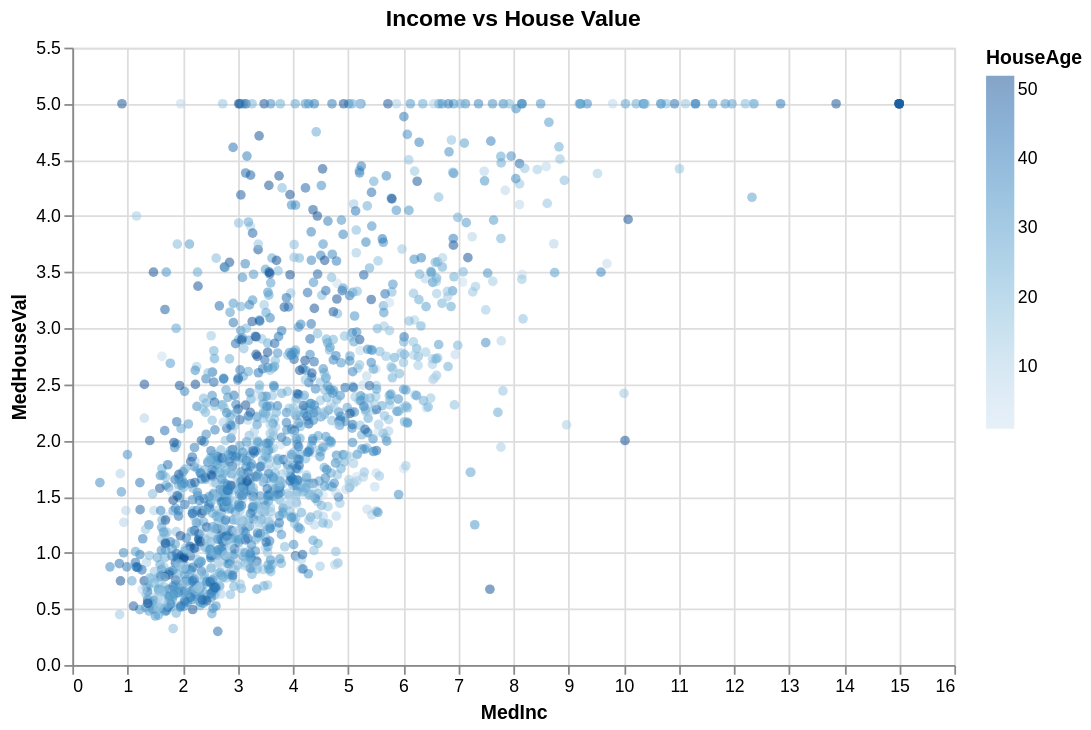

Notebook cell for this chart:
### Markdown cell above
## Altair

### Code cell
alt_df = df.sample(1500, random_state=42)

chart = alt.Chart(alt_df).mark_circle(opacity=0.5).encode(
		x="MedInc",
		y="MedHouseVal",
		color="HouseAge",
		tooltip=["MedInc", "MedHouseVal", "HouseAge", "AveRooms"]
).properties(
		title="Income vs House Value",
		width=500,
		height=350
).interactive()

chart

### Figure 1 — Vega-Lite specification as saved in the notebook (floating-point values rounded to 4 significant figures; data arrays with more than 128 entries replaced by an {"elided": "..."} marker saying what was removed)
{"config": {"view": {"continuousWidth": 300, "continuousHeight": 300}}, "data": {"name": "data-073d49b4edee5e9fdcdfa8602eef21e0"}, "mark": {"type": "circle", "opacity": 0.5}, "encoding": {"color": {"field": "HouseAge", "type": "quantitative"}, "tooltip": [{"field": "MedInc", "type": "quantitative"}, {"field": "MedHouseVal", "type": "quantitative"}, {"field": "HouseAge", "type": "quantitative"}, {"field": "AveRooms", "type": "quantitative"}], "x": {"field": "MedInc", "type": "quantitative"}, "y": {"field": "MedHouseVal", "type": "quantitative"}}, "height": 350, "params": [{"name": "param_1e9efca18e7a2868", "select": {"type": "interval", "encodings": ["x", "y"]}, "bind": "scales"}], "title": "Income vs House Value", "width": 500, "$schema": "https://vega.github.io/schema/vega-lite/v6.1.0.json", "datasets": {"data-073d49b4edee5e9fdcdfa8602eef21e0": {"elided": "1500 records"}}}
